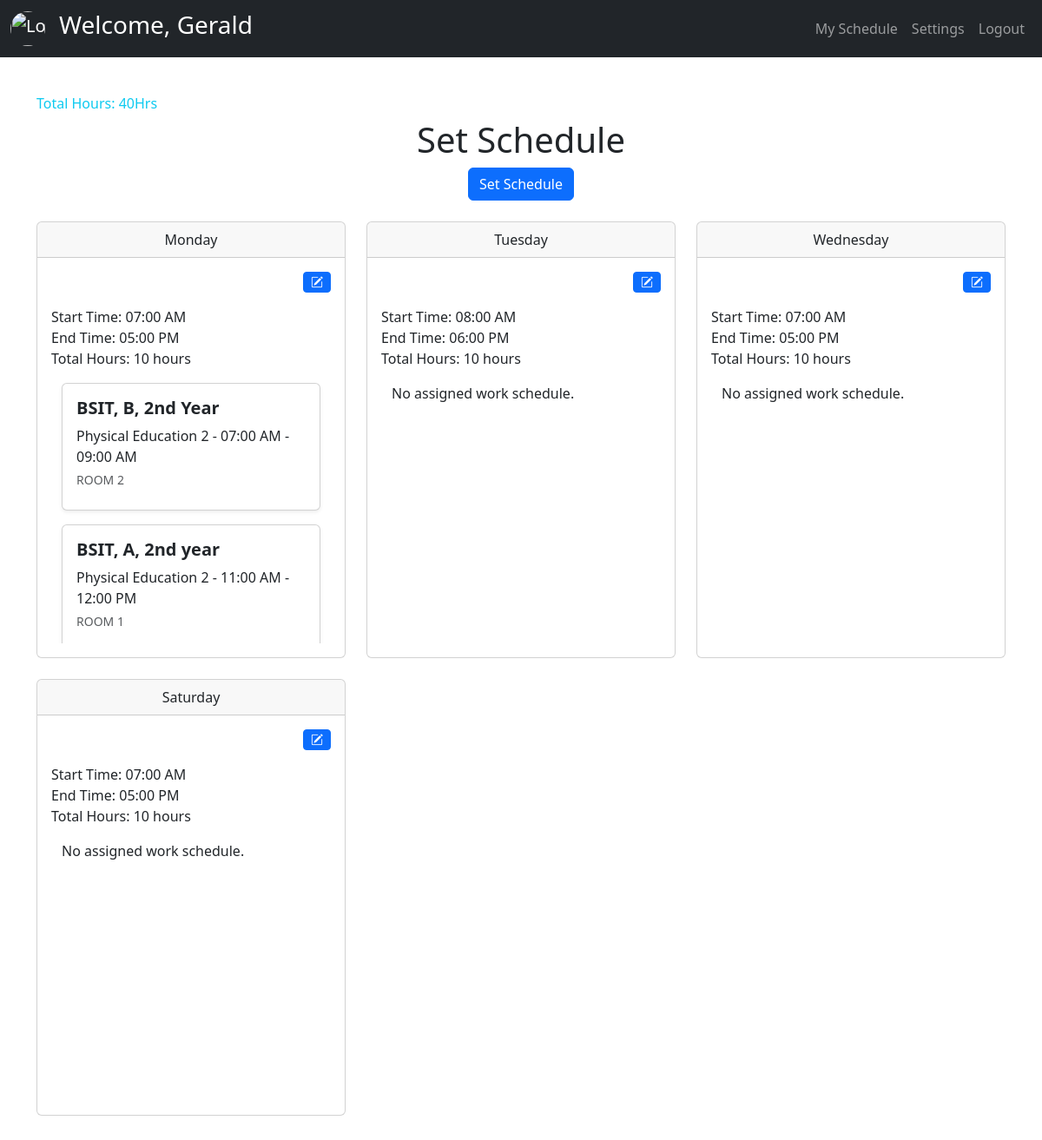
Before: /teacher/index.php (signed in) with the older database file.
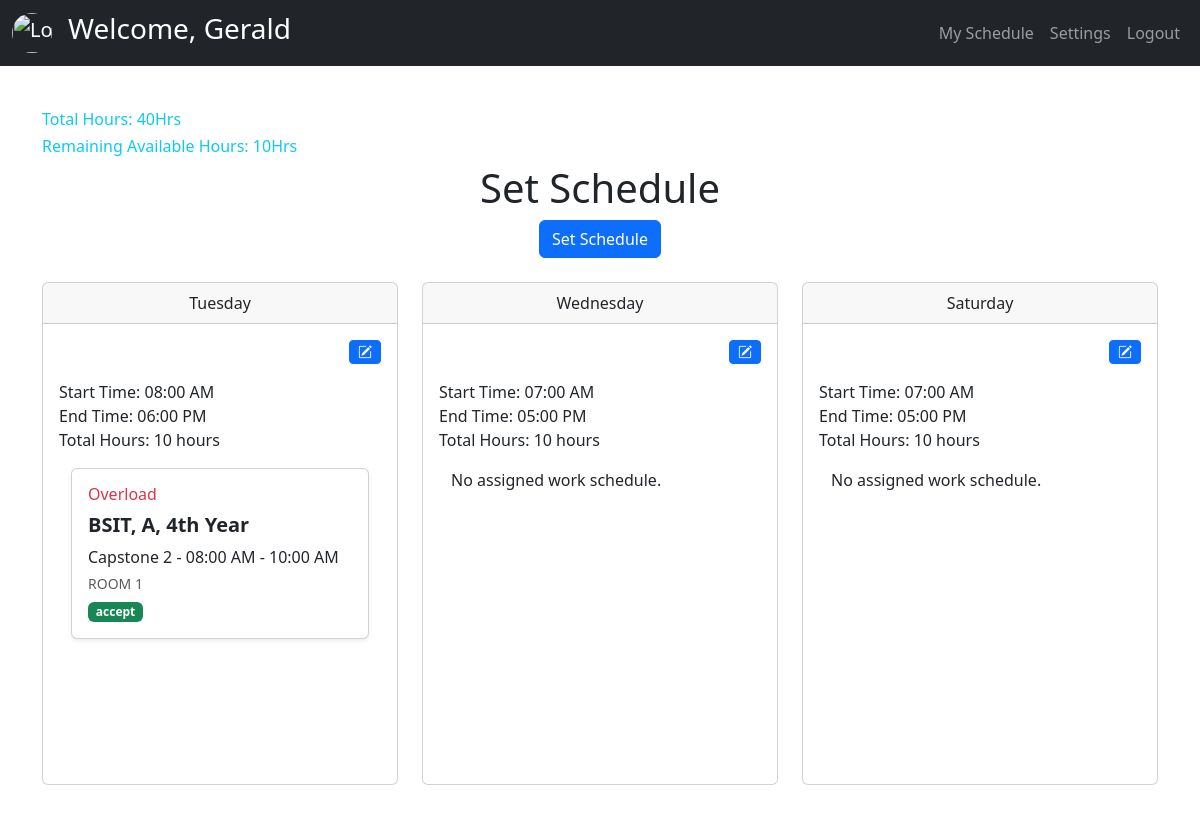
After: the same page with the newer database file.
### tables this page shows
CREATE TABLE `tblfacultymember` (
  `teacher_id` int(11) NOT NULL,
  `ID_code` varchar(60) NOT NULL,
  `fname` varchar(60) NOT NULL,
  `mname` varchar(60) NOT NULL,
  `lname` varchar(60) NOT NULL,
  `designation` varchar(60) NOT NULL,
  `totalweekly_hrs` varchar(60) DEFAULT NULL,
  `Password` varchar(60) DEFAULT NULL,
  `teacher_status` int(11) NOT NULL DEFAULT 1 COMMENT '0=archive,1=active'
);

CREATE TABLE `tblschedule` (
  `sched_id` int(11) NOT NULL,
  `sched_teacher_id` int(11) NOT NULL,
  `sched_day` varchar(60) NOT NULL,
  `sched_start_Hrs` time NOT NULL,
  `sched_end_Hrs` time NOT NULL,
  `sched_status` varchar(60) NOT NULL DEFAULT 'normal',
  `sched_date_added` timestamp NOT NULL DEFAULT current_timestamp() ON UPDATE current_timestamp()
);

CREATE TABLE `tblworkschedule` (
  `ws_id` int(11) NOT NULL,
  `ws_schedule_id` int(11) NOT NULL,
  `ws_sectionId` int(11) NOT NULL,
  `ws_roomCode` varchar(60) NOT NULL,
  `ws_CurriculumID` int(11) NOT NULL,
  `ws_subtStartTimeAssign` time NOT NULL,
  `ws_subtEndTimeAssign` time NOT NULL,
  `ws_typeOfWork` varchar(60) NOT NULL,
  `ws_ol_request_status` varchar(60) DEFAULT NULL,
  `ws_status` varchar(60) NOT NULL DEFAULT 'regular_work'
);

CREATE TABLE `tblsection` (
  `sectionId` int(11) NOT NULL,
  `course` varchar(60) NOT NULL,
  `year_level` varchar(60) NOT NULL,
  `section` varchar(60) NOT NULL,
  `section_status` int(11) NOT NULL DEFAULT 1 COMMENT '0=archive, 1=exist'
);

CREATE TABLE `tblcurriculum` (
  `subject_id` int(11) NOT NULL,
  `subject_code` varchar(60) NOT NULL,
  `subject_name` varchar(60) NOT NULL,
  `lab_num` int(11) NOT NULL,
  `lec_num` int(11) NOT NULL,
  `hours` int(11) NOT NULL,
  `semester` int(11) NOT NULL,
  `designated_year_level` int(11) NOT NULL,
  `subject_status` int(11) NOT NULL DEFAULT 1 COMMENT '0=archive,1=exist',
  `subject_date_added` timestamp NOT NULL DEFAULT current_timestamp() ON UPDATE current_timestamp()
);

### teacher/backend/db.php (called while the page is built, shortened)
<?php
class db_connect
{
    public $host = db_host;
    public $user = db_user;
    public $pass = db_pass;
    public $name = db_name;
    public function connect()
    {
        try {
            $this->conn = new mysqli($this->host, $this->user, $this->pass, $this->name);
        } catch (\Throwable $th) {
            header("Location:setup.php");
        }
    }
}

### teacher/backend/class.php (called while the page is built, shortened)
<?php
include ('db.php');
class global_class extends db_connect
{
    public function fetch_teacher_detail($teacher_id) {
        $query = $this->conn->prepare("SELECT *
            FROM `tblfacultymember`
            WHERE teacher_status='1' AND teacher_id = ?");
        $query->bind_param("i", $teacher_id);
        if ($query->execute()) {
            $result = $query->get_result();
            return $result;
        } else {
            return false;
        }
    }
    public function GetAvailableHours($teacher_id)
    {
        $query = $this->conn->prepare("SELECT totalweekly_hrs FROM `tblfacultymember` WHERE `teacher_id` = ?");
        $query->bind_param("s", $teacher_id);
        $query->execute();
        $result = $query->get_result();
        if ($result->num_rows > 0) {
            $row = $result->fetch_assoc();
            $teacherWeeklyHours = (int)$row['totalweekly_hrs'];
        } else {
            echo "Teacher not found";
            return false;
        }
        $query = $this->conn->prepare("SELECT SUM(TIMESTAMPDIFF(HOUR, `sched_start_Hrs`, `sched_end_Hrs`)) AS total_hours
            FROM `tblschedule` WHERE `sched_teacher_id` = ? AND YEAR(tblschedule.sched_date_added) = YEAR(CURDATE()) ");
        $query->bind_param("s", $teacher_id);
        $query->execute();
        $result = $query->get_result();
        $currentScheduledHours = 0;
        if ($result->num_rows > 0) {
            $row = $result->fetch_assoc();
            $currentScheduledHours = (int)$row['total_hours'];
        }
        $remainingHours = $teacherWeeklyHours - $currentScheduledHours;
        return $remainingHours;
    }
        public function fetch_schedule($teacher_id)
        {
            $query = "SELECT * FROM `tblschedule` WHERE `sched_teacher_id` = $teacher_id AND YEAR(tblschedule.sched_date_added) = YEAR(CURDATE()) ";
            $result = $this->conn->query($query);
            if ($result && $result->num_rows > 0) {
                $schedules = $result->fetch_all(MYSQLI_ASSOC);
                return $schedules;
            } else {
                return [];
            }
        }
        public function fetch_workschedule($sched_id)
    {
        $query = "
            SELECT *
            FROM tblschedule
            LEFT JOIN tblworkschedule ON tblschedule.sched_id = tblworkschedule.ws_schedule_id
            LEFT JOIN tblsection ON tblsection.sectionId = tblworkschedule.ws_sectionId
            LEFT JOIN tblcurriculum ON tblcurriculum.subject_id = tblworkschedule.ws_CurriculumID
            WHERE tblschedule.sched_id = '$sched_id' AND YEAR(tblschedule.sched_date_added) = YEAR(CURDATE())
        ";
        $result = $this->conn->query($query);
        if ($result) {
            if ($result->num_rows > 0) {
                $schedules = $result->fetch_all(MYSQLI_ASSOC);
                return $schedules;
            } else {
                $result->free();
                return [];
            }
        } else {
            return false;
        }
    }
}

### teacher/index.php (the view, shortened to what this page needs)
<?php
include "components/header.php";
?>
<div class="container my-4">
    <?php
    if($teacher['totalweekly_hrs']){
    echo "<h6 class='text-info'>Total Hours: " . $teacher['totalweekly_hrs'] . "Hrs</h6>";
   }
   if($remainingHours){
    echo "<h6 class='text-info'>Remaining Available Hours: " . $remainingHours . "Hrs</h6>";
   }
    if(!$teacher['totalweekly_hrs']){ ?>
        <div class="row mb-4">
                <div class="col-12 text-center">
                    <h1>Choose Weekly Hours</h1>
                        <form id="frmChooseWeeklyHrs">
                                <input type="hidden" id="teacher_id" name="teacher_id" value="<?= $teacher['teacher_id']; ?>" required>
                            <div class="form-check form-check-inline">
                                <input class="form-check-input" type="radio" name="weeklyHours" id="hours30" value="30">
                                <label class="form-check-label" for="hours30">30 hrs weekly</label>
                            </div>
                            <div class="form-check form-check-inline">
                                <input class="form-check-input" type="radio" name="weeklyHours" id="hours40" value="40">
                                <label class="form-check-label" for="hours40">40 hrs weekly</label>
                            </div>
                            <div class="mt-4">
                                <button type="submit" id="btnSaveSchedule" class="btn btn-primary">
                                    <span class="btnSpinner spinner-border spinner-border-sm" style="display:none;" role="status" aria-hidden="true"></span>
                                    Save
                                </button>
                            </div>
                        </form>
                </div>
            </div>
    <?php }else{?>
    <div class="row">
        <div class="col-12 text-center">
            <h1>Set Schedule</h1>
            <button class="btn btn-primary" data-bs-toggle="modal" data-bs-target="#setScheduleModal">
                Set Schedule
            </button>
        </div>
    </div>
    <div class="row mt-4">
        <?php
        $fetch_schedule = $db->fetch_schedule($teacher['teacher_id']);
        $daysOfWeek = ['monday', 'tuesday', 'wednesday', 'thursday', 'friday', 'saturday', 'sunday'];
        if (!empty($fetch_schedule)) {
            foreach ($daysOfWeek as $day):
                $scheduleForDay = null;
                foreach ($fetch_schedule as $schedule):
                    if (strtolower($schedule['sched_day']) == $day) {
                        $scheduleForDay = $schedule;
                        break;
                    }
                endforeach;
                if ($scheduleForDay):
        ?>
            <div class="col-md-4 mb-4">
                <div class="card" >
                    <div class="card-header text-center" >
                        <?php echo ucfirst($day); ?>
                    </div>
                    <div class="card-body">
                    <div class="d-flex justify-content-end">
    <button
        class="btn btn-primary btn-sm update-schedule-btn mb-3"
        data-bs-toggle="modal"
        data-bs-target="#updateScheduleModal"
        data-day="<?php echo $day; ?>"
        data-start="<?php echo $scheduleForDay['sched_start_Hrs']; ?>"
        data-end="<?php echo $scheduleForDay['sched_end_Hrs']; ?>"
        data-sched_id="<?php echo $scheduleForDay['sched_id']; ?>"
    >
        <i class="bi bi-pencil-square"></i>
    </button>
</div>
                        <p id="schedule-<?php echo $day; ?>">
                            <?php
                            $startTime = date('h:i A', strtotime($scheduleForDay['sched_start_Hrs']));
                            $endTime = date('h:i A', strtotime($scheduleForDay['sched_end_Hrs']));
                            $start = strtotime($scheduleForDay['sched_start_Hrs']);
                            $end = strtotime($scheduleForDay['sched_end_Hrs']);
                            $diff = $end - $start;
                            $hours = floor($diff / 3600);
                            $minutes = floor(($diff % 3600) / 60);
                            echo "Start Time: " . $startTime . "<br>End Time: " . $endTime . "<br>";
                            if ($minutes > 0) {
                                echo "Total Hours: " . $hours . " hours " . $minutes . " minutes";
                            } else {
                                echo "Total Hours: " . $hours . " hours";
                            }
                            ?>
                        </p>
                        <div class="container" style="height:300px; max-height: 300px; overflow-y: auto;">
                            <?php
                                include "backend/end-points/schedule_list.php";
                                ?>
                            </div>
                    </div>
                </div>
            </div>
        <?php
                endif;
            endforeach;
        } else {
            echo '<div class="col-12 text-center">';
            echo '<p class="text-muted">No schedules set found.</p>';
            echo '</div>';
        }
        ?>
    </div>
<?php } ?>
</div>
<?php
include "components/footer.php";
?>

### teacher/components/header.php (shortened to what this page needs)
<?php
include('backend/class.php');
$db = new global_class();
$teacherDetails = $db->fetch_teacher_detail($_SESSION['teacher_id']);
$teacher = $teacherDetails->fetch_assoc();
$remainingHours = $db->GetAvailableHours($_SESSION['teacher_id']);
?>
<head>
  <link href="https://cdn.jsdelivr.net/npm/bootstrap@5.3.3/dist/css/bootstrap.min.css" rel="stylesheet">
  <link rel="stylesheet" href="https://cdn.jsdelivr.net/npm/sweetalert2@11/dist/sweetalert2.min.css">
  <link rel="stylesheet" href="https://cdnjs.cloudflare.com/ajax/libs/AlertifyJS/1.13.1/css/alertify.css" />
  <link rel="stylesheet" href="css/header.css">
</head>
<body>
  <?php include "../function/PageLoader.php";?>
  <nav class="navbar navbar-expand-lg navbar-dark bg-dark">
    <div class="container-fluid">
      <a class="navbar-brand" href="#">
      <img src="https://encrypted-tbn0.gstatic.com/images?q=tbn:ANd9GcSiQc01tubeOKno4VlBcUlZ-OEjad8ChfAYOw&s" alt="Logo" class="rounded-circle" style="width: 40px; height: 40px; object-fit: cover;">
    </a>
    <h3 class="text-white">Welcome, <?=ucfirst($teacher['fname']);?></h3>
      <div class="collapse navbar-collapse" id="navbarNav">
        <ul class="navbar-nav ms-auto">
          <li class="nav-item">
            <a class="nav-link" href="index.php">My Schedule</a>
          </li>
          <li class="nav-item">
            <a class="nav-link" href="settings.php">Settings</a>
          </li>
          <li class="nav-item">
            <a class="nav-link" href="logout.php">Logout</a>
          </li>
        </ul>
      </div>
    </div>
  </nav>
  <div class="content">

### function/PageLoader.php (shortened to what this page needs)
</head>
<body>
</body>
</html>

### teacher/backend/end-points/schedule_list.php (shortened to what this page needs)
<?php
                               $fetch_workschedule = $db->fetch_workschedule($scheduleForDay['sched_id']);
                                if (!empty($fetch_workschedule)) {
                                    $has_assigned_work = false;
                                    foreach ($fetch_workschedule as $workschedule):
                                        if ($workschedule['ws_id']) {
                                            $has_assigned_work = true;
                                            $start_time = date('h:i A', strtotime($workschedule['ws_subtStartTimeAssign']));
                                            $end_time = date('h:i A', strtotime($workschedule['ws_subtEndTimeAssign']));
                                            if($workschedule['ws_ol_request_status'] =="pending"){
                                                $card_color="bg-warning togglerUpdateReq_status";
                                                $label="<h6 class='text-danger d-flex justify-content-start'>Overload</h6>";
                                            }else if($workschedule['ws_ol_request_status'] =="accept"){
                                                $card_color="bg-success text-white";
                                                $label="<h6 class='text-danger d-flex justify-content-start'>Overload</h6>";
                                            }else if($workschedule['ws_ol_request_status'] =="decline"){
                                                $card_color="bg-danger text-white ";
                                                $label="<h6 class='text-danger d-flex justify-content-start'>Overload</h6>";
                                            }else{
                                                $label="";
                                                $card_color="";
                                            }
                                ?>
                                           <div class="card shadow-sm mb-3 ">
                                                <div class="card-body">
                                                    <?= $label?>
                                                    <div class="d-flex justify-content-between align-items-center">
                                                        <h5 class="card-title mb-2">
                                                            <strong><?= $workschedule['course'] ?>, <?= $workschedule['section'] ?>, <?= $workschedule['year_level'] ?></strong>
                                                        </h5>
                                                    </div>
                                                    <p class="card-text mb-1"><?= ucfirst($workschedule['subject_name']) ?> - <?= $start_time ?> - <?= $end_time ?></p>
                                                    <small class="text-muted d-block mb-2"><?= $workschedule['ws_roomCode'] ?></small>
                                                    <span class="badge <?=$card_color?> text-dark" data-ws_id='<?=$workschedule['ws_id']?>'><?=$workschedule['ws_ol_request_status']?></span>
                                                </div>
                                            </div>
                                <?php }
                                    endforeach;
                                    if (!$has_assigned_work) {
                                        echo '<p>No assigned work schedule.</p>';
                                    }
                                } else {
                                    echo '<p>No work schedule assigned.</p>';
                                }
                                ?>

### teacher/components/footer.php (shortened to what this page needs)
</div>
<link href="https://cdn.jsdelivr.net/npm/bootstrap-icons/font/bootstrap-icons.css" rel="stylesheet">
</body>
</html>

### teacher/css/header.css (style rules this page uses)
.content { transition: margin-left 0.3s ease; padding: 20px; }
.navbar { z-index: 1060; }
.content { z-index: 100; }

Changed rows visible on the page:
removed tblschedule: day "Monday", sched_start_Hrs "07:00 AM", sched_end_Hrs "05:00 PM", hours "10"
removed tblworkschedule: ws_sectionId.course "BSIT", ws_sectionId.section "B", ws_sectionId.year_level "2nd Year", ws_CurriculumID.subject_name "Physical Education 2", ws_subtStartTimeAssign "07:00 AM", ws_subtEndTimeAssign "09:00 AM", ws_roomCode "ROOM 2", shown under "Monday"
removed tblworkschedule: ws_sectionId.course "BSIT", ws_sectionId.section "A", ws_sectionId.year_level "2nd year", ws_CurriculumID.subject_name "Physical Education 2", ws_subtStartTimeAssign "11:00 AM", ws_subtEndTimeAssign "12:00 PM", ws_roomCode "ROOM 1", shown under "Monday"
changed tblschedule "08:00 AM": no longer shows "No assigned work schedule."
added tblworkschedule: shows "Overload", ws_sectionId.course "BSIT", ws_sectionId.section "A", ws_sectionId.year_level "4th Year", ws_CurriculumID.subject_name "Capstone 2", ws_subtStartTimeAssign "08:00 AM", ws_subtEndTimeAssign "10:00 AM", ws_roomCode "ROOM 1", ws_ol_request_status "accept", shown under tblschedule "08:00 AM"
Other visible differences:
$remainingHours: (not shown) → "10"
text now shown: "Remaining Available Hours: Hrs"
